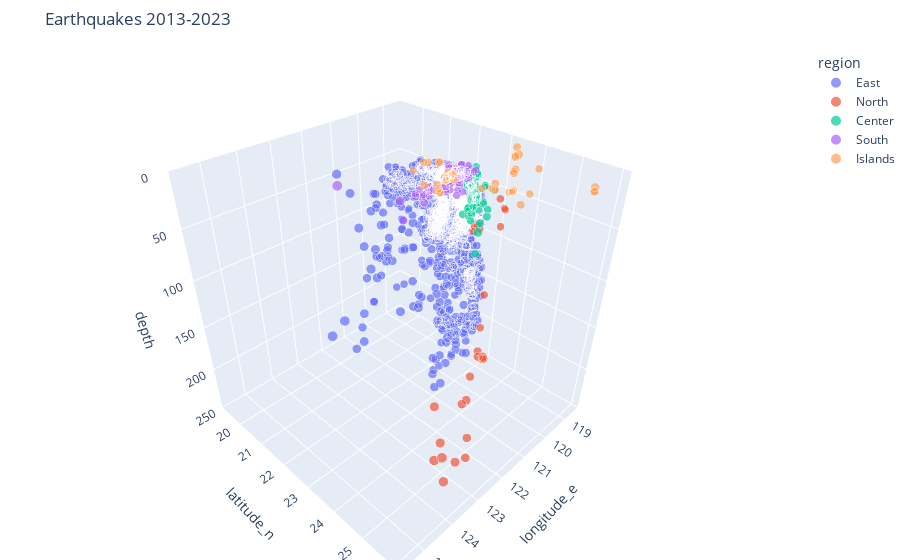

The code cell stored with this chart in its notebook:
### Markdown cell above
### 1.6 Location and depth

### Code cell
fig = px.scatter_3d(df[df['magnitude'] >= 4], x='longitude_e', y='latitude_n', z='depth', color='region',size='magnitude',size_max=10,opacity=0.7)
fig.update_layout(title='Earthquakes 2013-2023')
fig.update_layout(scene_zaxis_range=[250, 0])
fig.update_layout(margin=dict(l=0, r=0, b=0, t=50))
fig.show()
